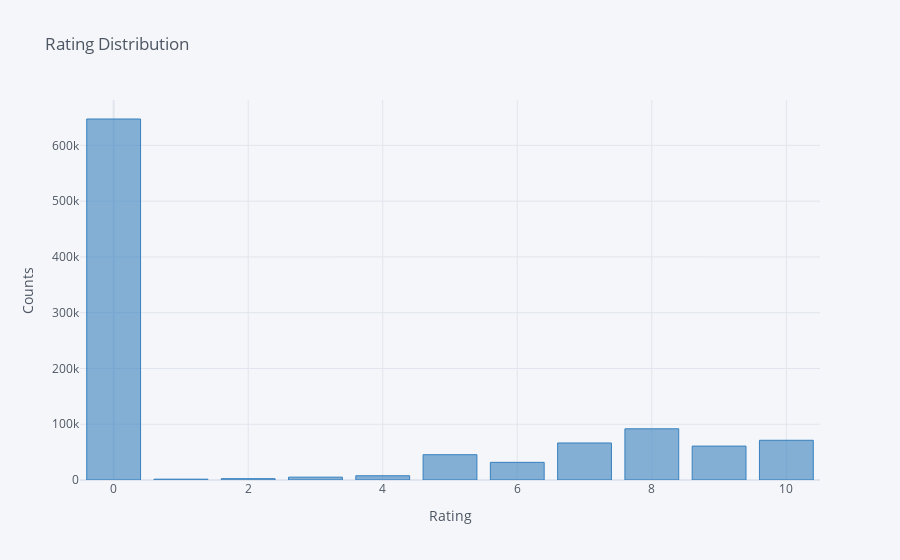

Notebook code for this chart:
### Markdown cell above
Target Label DA

### Code cell
query = 'SELECT rating FROM user_book_rating'
values = SQL_query(query=query)

import pandas as pd
data = [values[i][0] for i in range(len(values))]
df = pd.DataFrame({'rating':data})

import cufflinks as cf
cf.go_offline()
cf.set_config_file(offline=False, world_readable=True)
df['rating'].value_counts().iplot(kind='bar',
                                  xTitle='Rating',
                                  yTitle='Counts',
                                  title='Rating Distribution',
                                  color='blue')
print('target label : ',set(df['rating']))

### Figure 1 — Plotly figure (JSON) as saved in the notebook; plotly's stock layout.template omitted (floating-point values rounded to 4 significant figures)
{"data": [{"marker": {"color": "rgba(55, 128, 191, 0.6)", "line": {"color": "rgba(55, 128, 191, 1.0)", "width": 1}}, "name": "rating", "orientation": "v", "text": "", "type": "bar", "x": [0, 8, 10, 7, 9, 5, 6, 4, 3, 2, 1], "y": [647323, 91806, 71227, 66404, 60780, 45355, 31689, 7617, 5118, 2375, 1481]}], "layout": {"legend": {"bgcolor": "#F5F6F9", "font": {"color": "#4D5663"}}, "paper_bgcolor": "#F5F6F9", "plot_bgcolor": "#F5F6F9", "title": {"font": {"color": "#4D5663"}, "text": "Rating Distribution"}, "xaxis": {"gridcolor": "#E1E5ED", "showgrid": true, "tickfont": {"color": "#4D5663"}, "title": {"font": {"color": "#4D5663"}, "text": "Rating"}, "zerolinecolor": "#E1E5ED"}, "yaxis": {"gridcolor": "#E1E5ED", "showgrid": true, "tickfont": {"color": "#4D5663"}, "title": {"font": {"color": "#4D5663"}, "text": "Counts"}, "zerolinecolor": "#E1E5ED"}}}
